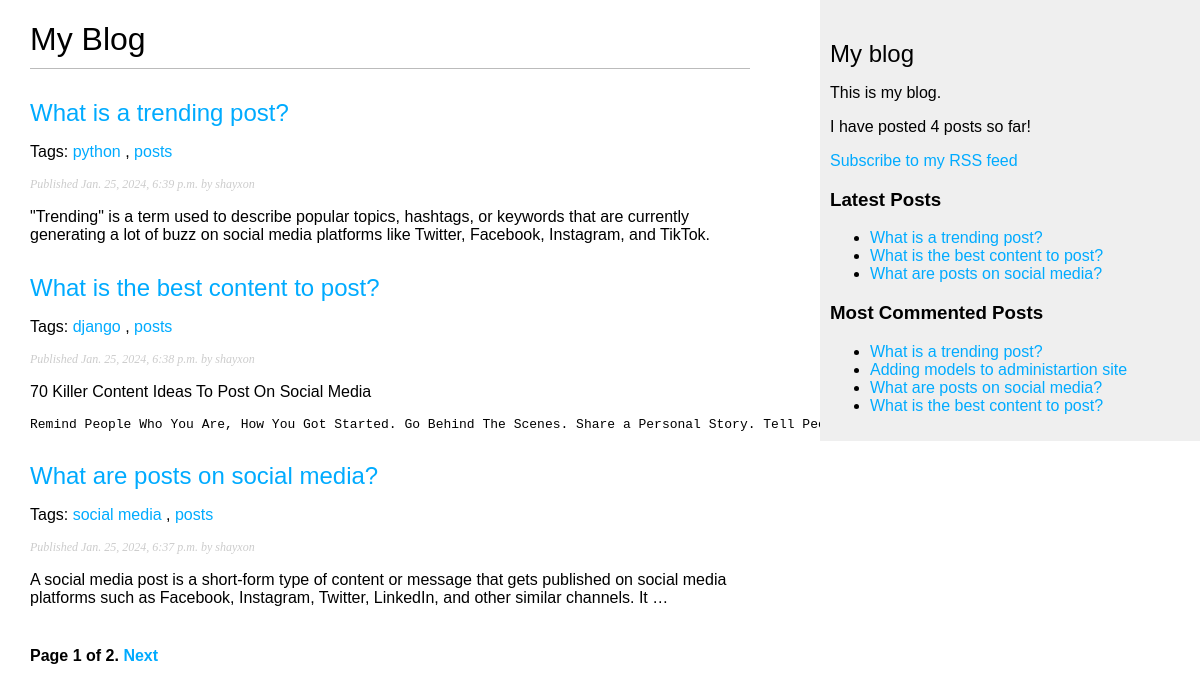
The page /blog/ on the database as committed earlier.
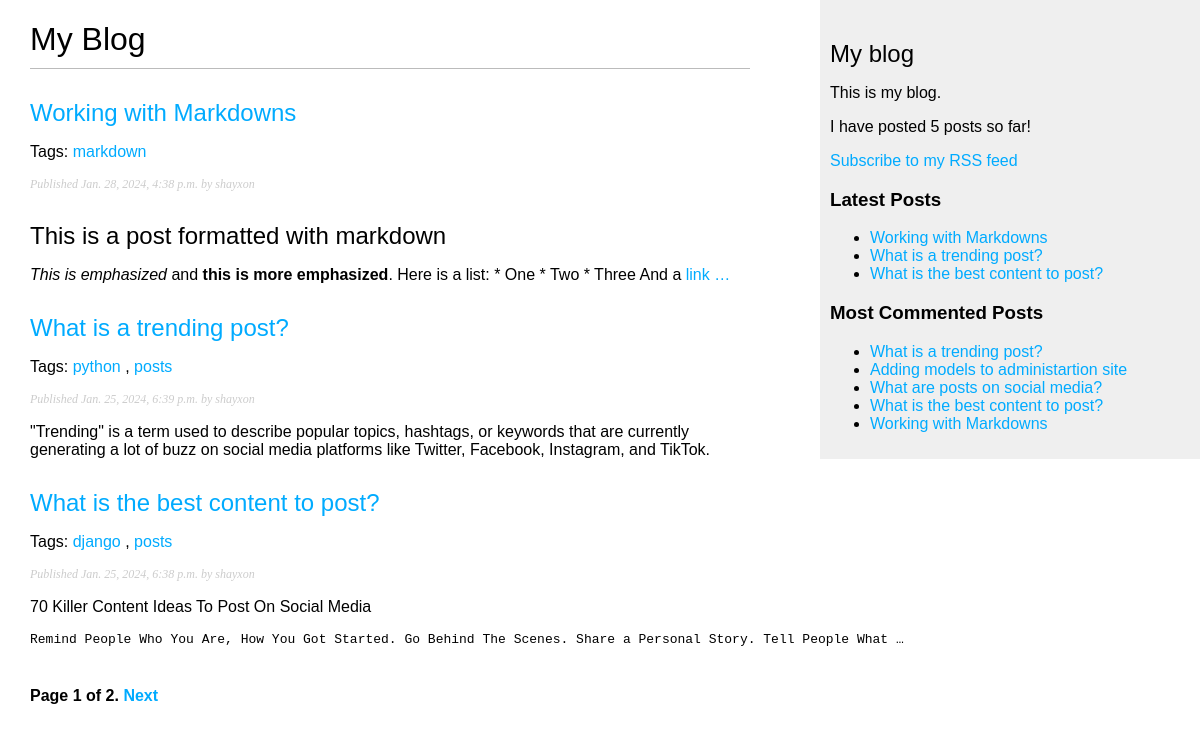
The same page on the database as committed later.
### blog/models.py (models this page shows, shortened)
class Post(models.Model):
    class Status(models.TextChoices):
        DRAFT = 'DF', 'Draft'
        PUBLISHED = 'PB', 'Published'
    tag = TaggableManager()
    title = models.CharField(max_length = 250)
    slug = models.SlugField(max_length = 250, unique_for_date = 'publish')
    author = models.ForeignKey(User, on_delete = models.CASCADE, related_name = 'blog_posts')
    body = models.TextField()
    publish = models.DateTimeField(default = timezone.now)
    created = models.DateTimeField(auto_now_add = True)
    updated = models.DateTimeField(auto_now = True)
    status = models.CharField(max_length = 2, choices = Status.choices, default = Status.DRAFT)
    objects = models.Manager()
    published = PublishedManager()
    class Meta:
        ordering = ['-publish']
        indexes = [
            models.Index(fields=['-publish']),
        ]
    def get_absolute_url(self):
        return reverse('blog:post_detail', args=[self.publish.year, self.publish.month, self.publish.day, self.slug])

### blog/views.py (the view)
# urls.py: path('', views.post_list, name='post_list'),
def post_list(request, tag_slug=None):
    post_list = Post.published.all()
    tag = None
    if tag_slug:
        tag = get_object_or_404(Tag, slug=tag_slug)
        post_list = post_list.filter(tag__in = [tag])
    paginator = Paginator(post_list, 3)
    page_number = request.GET.get('page', 1)
    try:
        posts = paginator.page(page_number)
    except EmptyPage:
        posts = paginator.page(paginator.num_pages)
    except PageNotAnInteger:
        posts = paginator.page(1)
    return render(
        request,
        'blog/post/list.html',
        {'posts': posts, 'tag':tag}
    )

### blog/models.py (called while the page is built)
    def get_queryset(self) -> QuerySet:
        return super().get_queryset() \
                .filter(status = Post.Status.PUBLISHED)

### blog/templatetags/blog_tags.py (called while the page is built)
@register.simple_tag
def total_posts():
    count = Post.published.all().count()
    return f"I have posted {count} posts so far!"

@register.inclusion_tag('blog/post/includes/latest_posts.html')
def get_latest_posts(count=3):
    posts = Post.published.all().order_by('-publish')[:count]
    return {'posts':posts}

@register.inclusion_tag('blog/post/includes/latest_posts.html')
def get_most_commented_posts(count=5):
    posts = Post.published.all().annotate(comment = Count('comments')) \
                                    .order_by('-comment')[:count]
    return {'posts':posts}

@register.filter(name='markdown')
def markdownFilter(text):
    return mark_safe(markdown.markdown(text))

### blog/templates/blog/post/list.html (shortened to what this page needs)
{% extends "blog/base.html" %}
{% load blog_tags %}
{% block content %}
  <h1>My Blog</h1>
  {% for post in posts %}
    <h2>
      <a href="{{ post.get_absolute_url }}">
        {{ post.title }}
      </a>
    </h2>
    <p class="tags">Tags:
      {% for i in post.tag.all %}
        <a href={% url 'blog:post_list_tags' i.slug %}>{{i.name}}</a>
        {% if not forloop.last %},{% endif %}
      {% endfor %}
    </p>
    <p class="date">
      Published {{ post.publish }} by {{ post.author }}
    </p>
    {{ post.body|markdown|truncatewords_html:30 }}
  {% endfor %}
  {% include "pagination.html" with page=posts %}
{% endblock %}

### blog/templates/blog/base.html (shortened to what this page needs)
{% load static %}
{% load blog_tags %}
<!DOCTYPE html>
<html>
<head>
  <link href="{% static "css/blog.css" %}" rel="stylesheet">
</head>
<body>
  <div id="content">
    {% block content %}
    {% endblock %}
  </div>
  <div id="sidebar">
    <h2>My blog</h2>
    <p>This is my blog.</p>
    <p>{%total_posts%}</p>
    <p>
      <a href="{% url "blog:post_feed" %}">
      Subscribe to my RSS feed
      </a>
    </p>
    <h3>Latest Posts</h3>
    <ul>
      {%get_latest_posts%}
    </ul>
    <h3>Most Commented Posts</h3>
    <ul>
      {%get_most_commented_posts%}
    </ul>
  </div>
</body>
</html>

### blog/templates/pagination.html (shortened to what this page needs)
<div class="pagination">
    <span class="step-links">
        <span class="current">
            Page {{ page.number }} of {{ page.paginator.num_pages }}.
        </span>
        {% if page.has_next %}
        <a href="?page={{ page.next_page_number }}">Next</a>
        {% endif %}
    </span>
</div>

### blog/templates/blog/post/includes/latest_posts.html
{% for post in posts %}
    <li><a href="{{ post.get_absolute_url }}">{{post.title}}</a></li>
{% endfor %}

### blog/static/css/blog.css (style rules this page uses)
body { margin:0; padding:0; font-family:helvetica, sans-serif; }
a { color:#00abff; text-decoration:none; }
h1 { font-weight:normal; border-bottom:1px solid #bbb; padding:0 0 10px 0; }
h2 { font-weight:normal; margin:30px 0 0; }
#content { float:left; width:60%; padding:0 0 0 30px; }
#sidebar { float:right; width:30%; padding:10px; background:#efefef; height:100%; }
p.date { color:#ccc; font-family: georgia, serif; font-size: 12px; font-style: italic; }
.pagination { margin:40px 0; font-weight:bold; }

Rows that differ between the two databases and show on the page:
no longer on one of the page's lists (row unchanged): Post: title "What are posts on social media?", publish "Jan. 25, 2024, 6:37 p.m.", author "shayxon", body "A social media post is a short-form type of content or message that gets published on social media platforms such as Facebook, Instagram, Twitter, LinkedIn, and other similar channels. It …"
added Post: title "Working with Markdowns", publish "Jan. 28, 2024, 4:38 p.m.", author "shayxon", body "This is a post formatted with markdown This is emphasized and this is more emphasized . Here is a list: * One * Two * Three And a link …"
added Tag: name "markdown", shown under "Working with Markdowns"
shown differently, row unchanged: Post "Adding models to administartion site": moves up the list
computed for Post "What are posts on social media?": loses Tag (name "social media"); loses Tag (name "posts")
Other text that changed with them:
text no longer shown: "I have posted 4 posts so far!"
text now shown: "I have posted 5 posts so far!"
